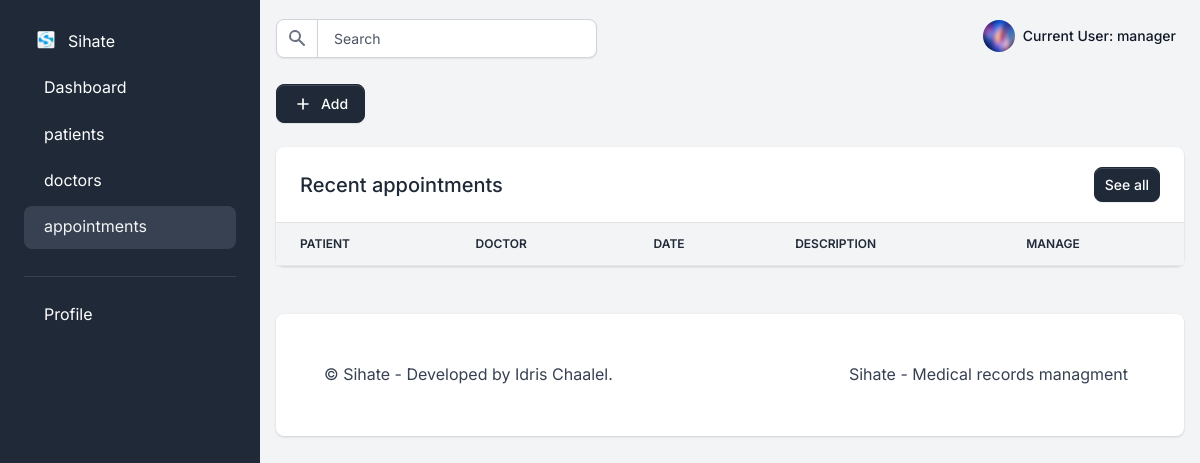
The app's page /user/manager/appointments/ (signed in), older data.
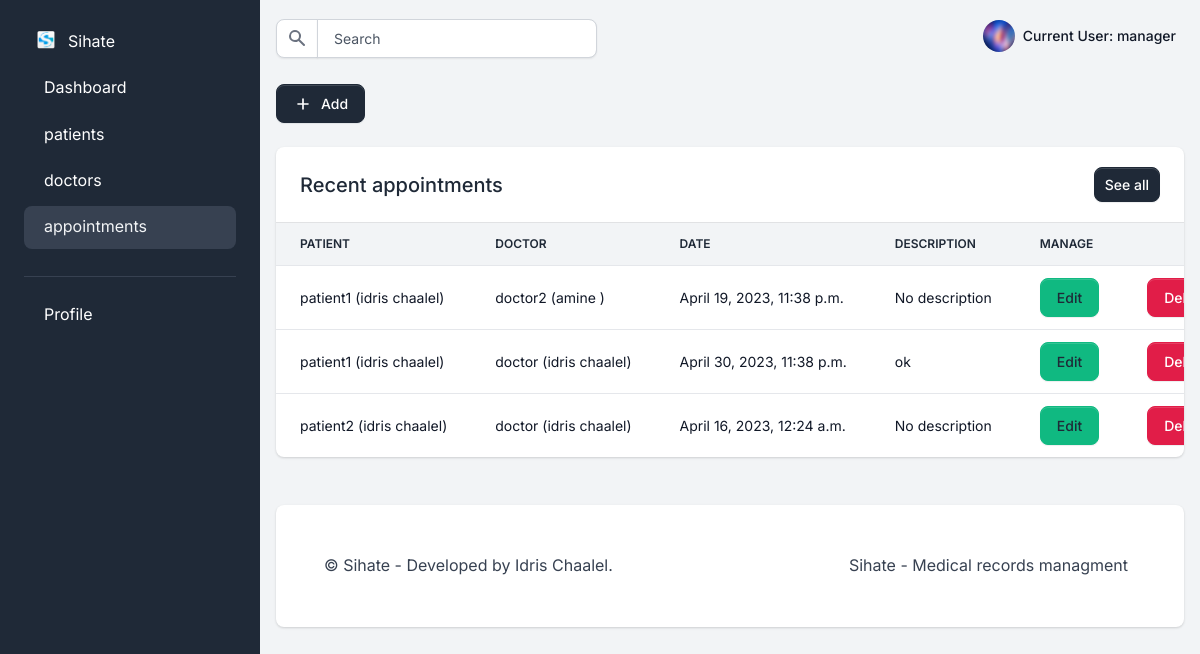
The same page, newer data.
### users/models.py (models this page shows, shortened)
class User(AbstractUser):
    is_doctor = models.BooleanField("doctor status", default=False)
    is_patient = models.BooleanField("patient status", default=False)
    is_manager = models.BooleanField("office manager status", default=False)

class OfficeManager(User):
    address = models.CharField(max_length=254, blank=True, default="/")
    mobile = PhoneNumberField(blank=True)
    profile_pic = models.ImageField(
        upload_to="profile_pic/OfficeManagerProfilePic/", null=True, blank=True
    )
    class Meta:
        verbose_name = "OfficeManager"
        verbose_name_plural = "OfficeManagers"
    def get_profile_pic(self):
        if self.profile_pic:
            return self.profile_pic.url
        else:
            return "/static/assets/profile/img/default/default_profile_picture.png"

class User(AbstractUser):
    is_doctor = models.BooleanField("doctor status", default=False)
    is_patient = models.BooleanField("patient status", default=False)
    is_manager = models.BooleanField("office manager status", default=False)

### appointment/models.py (models this page shows, shortened)
class Appointment(models.Model):
    doctor = models.ForeignKey(
        "users.Doctor",
        related_name="appointment_doctors",
        on_delete=models.CASCADE,
    )
    patient = models.ForeignKey(
        "users.Patient",
        related_name="appointment_patients",
        on_delete=models.CASCADE,
    )
    created_at = models.DateTimeField(auto_now=True)
    date = models.DateTimeField()
    description = models.TextField(max_length=500, default="No description")
    status = models.BooleanField(default=False)

### users/views/manager_views.py (the view)
@user_passes_test(lambda u: u.is_authenticated and u.is_manager)
def manager_appointments_view(request):
    manager = models.OfficeManager.objects.get(id=request.user.id)
    appointments = appointment_models.Appointment.objects.all()
    if request.method == "POST":
        form = appointment_forms.AppointmentForm(request.POST)
        if form.is_valid():
            appointment = form.save(commit=False)
            appointment.status = False
            appointment.save()
            messages.success(request, "Appointment added successfully!")
            return redirect("manager_appointments_view")
        else:
            messages.error(request, "Invalid form data.")
    else:
        form = appointment_forms.AppointmentForm()
    context = {
        "manager": manager,
        "appointments": appointments,
        "segment": "appointments",
        "form": form,
    }
    return render(
        request, "profiles/manager/appointments/manager_appointments.html", context
    )

### appointment/forms.py
class AppointmentForm(forms.ModelForm):
    date = forms.DateTimeField(
        input_formats=["%Y-%m-%d %H:%M:%S"],
        widget=forms.DateTimeInput(attrs={"type": "datetime-local"}),
    )
    class Meta:
        model = Appointment
        fields = ["doctor", "patient", "date", "description"]
        labels = {
            "doctor": "Doctor",
            "patient": "Patient",
            "date": "Date and Time",
            "description": "Description",
        }

### users/models.py (called while the page is built)
    def __str__(self):
        return "{} ({})".format(self.username, self.department)

    @property
    def get_name(self):
        return self.first_name + " " + self.last_name

    def __str__(self):
        return self.username + " (" + self.symptoms + ")"

    @property
    def get_name(self):
        return self.first_name + " " + self.last_name

### templates/profiles/manager/appointments/manager_appointments.html (shortened to what this page needs)
{%extends 'profiles/manager/index.html'%}
{% load widget_tweaks %}
{% load static %}
{% block content %}
<div class="py-4">
  <div class="dropdown">
    <button class="btn btn-gray-800 d-inline-flex align-items-center me-2 dropdown-toggle" data-bs-toggle="dropdown"
      aria-haspopup="true" aria-expanded="false">
      <svg class="icon icon-xs me-2" fill="none" stroke="currentColor" viewBox="0 0 24 24"
        xmlns="http://www.w3.org/2000/svg">
        <path stroke-linecap="round" stroke-linejoin="round" stroke-width="2" d="M12 6v6m0 0v6m0-6h6m-6 0H6"></path>
      </svg>
      Add
    </button>
  </div>
</div>
<div class="row">
  <div class="col-12">
    <div class="row">
      <div class="col-12 mb-4">
        <div class="card border-0 shadow">
          <div class="card-header">
            <div class="row align-items-center">
              <div class="col">
                <h2 class="fs-5 fw-bold mb-0">Recent appointments</h2>
              </div>
              <div class="col text-end">
                <a href="#" class="btn btn-sm btn-primary">See all</a>
              </div>
            </div>
          </div>
          <div class="table-responsive">
            <table class="table align-items-center table-flush">
              <thead class="thead-light">
                <tr>
                  <th class="border-bottom" scope="col">Patient</th>
                  <th class="border-bottom" scope="col">Doctor</th>
                  <th class="border-bottom" scope="col">Date</th>
                  <th class="border-bottom" scope="col">Description</th>
                  <th colspan="2" class="border-bottom" scope="col">Manage</th>
                </tr>
              </thead>
              <tbody>
                {% for appointment in appointments %}
                <tr>
                  <td class="text-gray-900" scope="row">{{appointment.patient.username }} ({{appointment.patient.get_name }})</td>
                  <td class="text-gray-900" scope="row">{{appointment.doctor.username}} ({{appointment.doctor.get_name }})</td>
                  <td class="text-gray-900" scope="row">{{appointment.date}}</td>
                  <td class="text-gray-900" scope="row">{{appointment.description}}</td>
                  <td class="text-gray-900" scope="row">
                    <a href="{% url 'manager_update_appointment_view' appointment.id %}" class="btn btn-success edit-appointment-btn"
                      type="button" data-bs-toggle="modal" data-bs-target="#update_appointment_modal_{{appointment.id}}"
                      data-form-id="#update_appointment_form_{{appointment.id}}" data-id="{{ appointment.id }}">
                      Edit
                    </a>
                  </td>
                  <td class="text-gray-900" scope="row">
                    <button class="btn btn-danger" type="button"
                      data-bs-toggle="modal"
                      data-bs-target="#delete_appointment_modal_{{appointment.id}}">
                      Delete
                    </button>
                  </td>
                </tr>
                {% endfor %}
              </tbody>
            </table>
          </div>
        </div>
      </div>
    </div>
  </div>
</div>
{%endblock content%}

### templates/profiles/manager/index.html (shortened to what this page needs)
{% extends 'profiles/manager/base.html' %}
{% block sidebar %}
{% include 'profiles/manager/includes/manager_sidebar.html' %}
{% endblock sidebar %}

### templates/profiles/manager/base.html (shortened to what this page needs)
{%load static%}
<!DOCTYPE html>
<html lang="en">
<head>
  <link type="text/css" href="{%static 'assets/profile/vendor/sweetalert2/dist/sweetalert2.min.css' %}"
    rel="stylesheet" />
  <link type="text/css" href="{%static 'assets/profile/vendor/notyf/notyf.min.css' %}" rel="stylesheet" />
  <link type="text/css" href="{%static 'assets/profile/css/volt.css' %}" rel="stylesheet" />
</head>
<body>
  {% block sidebar %}{% endblock sidebar %}
  <main class="content">
    {% include 'profiles/manager/includes/parts/navigation.html' %}
    {% block content %}{% endblock content %}
    {% include 'profiles/manager/includes/parts/footer.html' %}
  </main>
</body>
</html>

### templates/profiles/manager/includes/manager_sidebar.html (shortened to what this page needs)
{% extends 'profiles/manager/includes/parts/sidebar.html' %}
{% load static %}
{% block sidebar_items %}
  {% include "profiles/manager/includes/sidebar_items/dashboard.html" %}
  {% include "profiles/manager/includes/sidebar_items/patients.html" %}
  {% include "profiles/manager/includes/sidebar_items/doctors.html" %}
  {% include "profiles/manager/includes/sidebar_items/appointments.html" %}
  {% include "profiles/manager/includes/parts/sidebar_devider.html" %}
  {% include "profiles/manager/includes/sidebar_items/profile.html" %}
{% endblock sidebar_items %}

### templates/profiles/manager/includes/parts/sidebar.html (shortened to what this page needs)
{%load static%}
<nav id="sidebarMenu" class="sidebar d-lg-block bg-gray-800 text-white collapse" data-simplebar>
  <div class="sidebar-inner px-4 pt-3">
    <ul class="nav flex-column pt-3 pt-md-0">
      <li class="nav-item">
        <a class="nav-link d-flex align-items-center">
          <span class="sidebar-icon">
            <img src="{% static 'assets/main/img/logo/logo-sihate.png'%}" height="20" width="20" alt="Volt Logo">
          </span>
          <span class="mt-1 ms-1 sidebar-text">Sihate</span>
        </a>
      </li>
      {% block sidebar_items %}
      {% endblock sidebar_items %}
    </ul>
  </div>
</nav>

### templates/profiles/manager/includes/sidebar_items/dashboard.html (shortened to what this page needs)
<li class="nav-item {% if 'dashboard' in segment %} active {% endif %}">
    <a href="{% url 'manager_dashboard_view' %}" class="nav-link">
        <span class="sidebar-text">Dashboard</span>
    </a>
</li>

### templates/profiles/manager/includes/sidebar_items/patients.html (shortened to what this page needs)
<li class="nav-item {% if 'patients' in segment %} active {% endif %}">
    <a href="{% url 'manager_patients_view' %}" class="nav-link">
        <span class="sidebar-text">patients</span>
    </a>
</li>

### templates/profiles/manager/includes/sidebar_items/doctors.html (shortened to what this page needs)
<li class="nav-item {% if 'doctors' in segment %} active {% endif %}">
    <a href="{% url 'manager_doctors_view' %}" class="nav-link">
        <span class="sidebar-text">doctors</span>
    </a>
</li>

### templates/profiles/manager/includes/sidebar_items/appointments.html (shortened to what this page needs)
<li class="nav-item {% if 'appointments' in segment %} active {% endif %}">
    <a href="{% url 'manager_appointments_view' %}" class="nav-link">
        <span class="sidebar-text">appointments</span>
    </a>
</li>

### templates/profiles/manager/includes/parts/sidebar_devider.html
<li role="separator" class="dropdown-divider mt-4 mb-3 border-gray-700"></li>

### templates/profiles/manager/includes/sidebar_items/profile.html (shortened to what this page needs)
<li class="nav-item {% if 'profile' in segment %} active {% endif %}">
    <a href="{% url 'manager_profile_view' %}" class="nav-link">
        <span class="sidebar-text">Profile</span>
    </a>
</li>

### templates/profiles/manager/includes/parts/navigation.html (shortened to what this page needs)
{%load static%}
<nav class="navbar navbar-top navbar-expand navbar-dashboard navbar-dark ps-0 pe-2 pb-0">
  <div class="container-fluid px-0">
    <div class="d-flex justify-content-between w-100" id="navbarSupportedContent">
      <div class="d-flex align-items-center">
        <form class="navbar-search form-inline" id="navbar-search-main">
          <div class="input-group input-group-merge search-bar">
            <span class="input-group-text" id="topbar-addon">
            </span>
            <input type="text" class="form-control" id="topbarInputIconLeft" placeholder="Search" aria-label="Search"
              aria-describedby="topbar-addon">
          </div>
        </form>
      </div>
      <ul class="navbar-nav align-items-center">
        <li class="nav-item dropdown ms-lg-3">
          <a class="nav-link dropdown-toggle pt-1 px-0" href="#" role="button" data-bs-toggle="dropdown"
            aria-expanded="false">
            <div class="media d-flex align-items-center">
              <img src="{{ manager.get_profile_pic }}" class="avatar rounded-circle" alt="Manager profile picture" />
              <div class="media-body ms-2 text-dark align-items-center d-none d-lg-block">
                <span class="mb-0 font-small fw-bold text-gray-900">
                  <strong>Current User:</strong> {{ request.user.username }}
                </span>
              </div>
            </div>
          </a>
        </li>
      </ul>
    </div>
  </div>
</nav>

### templates/profiles/manager/appointments/includes/components/add_appointment_modal.html (shortened to what this page needs)
{% load widget_tweaks %}

### templates/profiles/manager/appointments/includes/components/update_appointment_modal.html (shortened to what this page needs)
{% load widget_tweaks %}

### templates/profiles/manager/includes/parts/footer.html
<footer class="bg-white rounded shadow p-5 mb-4 mt-4">
    <div class="row">
        <div class="col-12 col-md-4 col-xl-6 mb-4 mb-md-0">
            <p class="mb-0 text-center text-lg-start">
                &copy; Sihate
                - Developed by Idris Chaalel</a>.
            </p>
        </div>
        <div class="col-12 col-md-8 col-xl-6 text-center text-lg-start">
            <ul class="list-inline list-group-flush list-group-borderless text-md-end mb-0">
                <li class="list-inline-item px-0 px-sm-2">
                    Sihate - Medical records managment
                </li>
            </ul>
        </div>
    </div>
</footer>

### templates/profiles/manager/includes/parts/scripts.html (shortened to what this page needs)
{%load static%}

Row changes from the older to the newer data that the page shows:
added Appointment: patient.username "patient1", patient.get_name "idris chaalel", doctor.username "doctor2", doctor.get_name "amine", date "April 19, 2023, 11:38 p.m.", description "No description"
added Appointment: patient.username "patient1", patient.get_name "idris chaalel", doctor.username "doctor", doctor.get_name "idris chaalel", date "April 30, 2023, 11:38 p.m.", description "ok"
added Appointment: patient.username "patient2", patient.get_name "idris chaalel", doctor.username "doctor", doctor.get_name "idris chaalel", date "April 16, 2023, 12:24 a.m.", description "No description"
